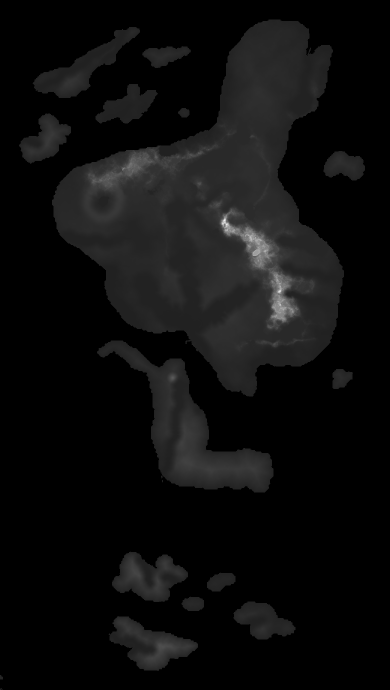
#> input picture morasil/data/Morasil_elevation_data_v5.png, 780 x 1380 px (shown at 1/2 size); its folder holds 8 pictures in this run
$ python render_realistic.py
#> lines starting #> are read from the running program, lines starting #| are printed output that depends on the picture
"""Render a natural-colour ("satellite-style") map of Morasil from the Pass 2 data layers.

Inputs (morasil/data/, all 780x1380, 1/12 degree per px, row 0 = 55N; codes from
notes/globe_build_reference.md section 3 and notes/morasil_pass2.md):
  Morasil_elevation_data_v5.png  16-bit, metres + 1000, 0 = sea
  Morasil_landuse_data_v1.png    land cover after step 7 (0 = sea or lake)
  Morasil_water_data_v2.png      bit flags: 1 river, 2 seasonal river, 4 waterfall, 8 gorge, 16 lake
  Morasil_snow_data_v2.png       1 seasonal mountain, 2 permanent, 3 glacier tongue, 4 winter lowland
  Morasil_coast_data_v2.png      coast type on shore cells, 10 fjord, 20 fringing reef (sea cells)
"""
import numpy as np
from PIL import Image
from pathlib import Path

HERE = Path(__file__).parent
DATA = HERE / "data"
SCALE = 2  # output pixels per data pixel

# Natural ground colour per class of C1_climate_combined (v2, Oct 23, step 7 land use).
CLASS_RGB = {
    1: (26, 70, 34),     # jungle (tropical rainforest)
    2: (52, 84, 40),     # seasonal tropical forest
    3: (150, 140, 82),   # savanna
    4: (116, 128, 66),   # grassland
    5: (170, 156, 104),  # steppe (dry grassland)
    6: (214, 184, 136),  # hot desert
    7: (228, 224, 212),  # salt flats
    8: (126, 118, 76),   # scrubland (Mediterranean)
    9: (172, 150, 104),  # dry scrub
    10: (54, 78, 42),    # temperate forest
    11: (34, 64, 40),    # temperate rainforest
    12: (100, 98, 76),   # moorland
    13: (40, 76, 50),    # cloud forest
    14: (140, 140, 80),  # farmland
    15: (36, 60, 42),    # mangroves
    16: (196, 180, 148), # coastal fog desert
    18: (70, 88, 62),    # marsh / swamp
}
FARMLAND = 14
LAKE = np.array([38, 78, 120], float)
RIVER = np.array([44, 86, 130], float)
SEASONAL = np.array([150, 150, 130], float)
DEEP = np.array([12, 32, 66], float)
SHALLOW = np.array([34, 92, 128], float)
REEF = np.array([70, 170, 168], float)
LAGOON = np.array([52, 140, 150], float)
FJORD = np.array([22, 52, 88], float)
CONIFER = np.array([34, 58, 42], float)  # temperate forest on the arm tip, 48N and up

# Shore colour by coast code (land side); None leaves the ground as it is.
SHORE_RGB = {
    1: (96, 82, 66),     # cliffs and rocky headlands
    2: (128, 116, 98),   # rocky shore, coves, pocket beaches
    3: (222, 204, 160),  # dry-coast beaches and dunes
    4: (234, 224, 192),  # tropical beaches and lagoons
    5: (196, 186, 152),  # temperate beaches, dunes, salt marsh
    7: (96, 98, 70),     # delta and mangroves (mudflats)
    8: (120, 116, 88),   # estuary
}


def load(name, dtype=float):
#> called with name = 'Morasil_elevation_data_v5.png'
    return np.array(Image.open(DATA / name)).astype(dtype)


def up(a, resample):
    img = Image.fromarray(a.astype(np.float32), mode="F")
    w, h = img.size
    return np.array(img.resize((w * SCALE, h * SCALE), resample))


def blur(a, r):
    """Separable Gaussian blur (Pillow can't blur float images)."""
    n = int(3 * r) + 1
    k = np.exp(-0.5 * (np.arange(-n, n + 1) / r) ** 2)
    k /= k.sum()
    p = np.pad(a.astype(float), n, mode="edge")
    p = sum(k[i] * p[i:i + p.shape[0] - 2 * n] for i in range(2 * n + 1))
    return sum(k[i] * p[:, i:i + p.shape[1] - 2 * n] for i in range(2 * n + 1))


def coast_distance(land, steps=40):
    """Pixels from the nearest land, capped at `steps` (simple repeated dilation)."""
    dist = np.full(land.shape, steps, float)
    cur = land.copy()
    for i in range(steps):
        dist[cur & (dist == steps)] = i
        n = cur.copy()
        n[1:] |= cur[:-1]; n[:-1] |= cur[1:]
        n[:, 1:] |= cur[:, :-1]; n[:, :-1] |= cur[:, 1:]
        cur = n
    return dist


def lat_of_row(y):
    return 55 - (y + 0.5) / 12


def grow(mask, n):
    """Dilate a boolean mask by n pixels (4-neighbour)."""
    cur = mask.copy()
    for _ in range(n):
        m = cur.copy()
        m[1:] |= cur[:-1]; m[:-1] |= cur[1:]
        m[:, 1:] |= cur[:, :-1]; m[:, :-1] |= cur[:, 1:]
        cur = m
    return cur


def main():
    elev = load("Morasil_elevation_data_v5.png") - 1000
    cls = load("Morasil_landuse_data_v1.png", int)
#> call 2 of load, with name = 'Morasil_landuse_data_v1.png'
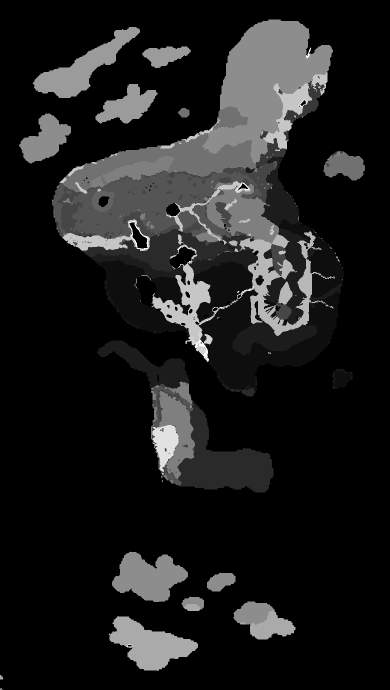
#> input picture morasil/data/Morasil_landuse_data_v1.png, 780 x 1380 px (shown at 1/2 size)
#> in load (call 2), `return np.array(Image.open(DATA / name)).astype(dtype)`:
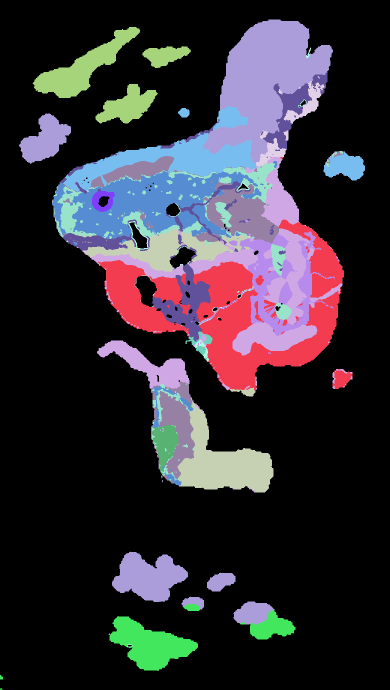
#> returned value: shape (1380, 780) int64 (shown at 1/2 size); 18 distinct labels, from 0 to 18; one colour per label, 0 black
    snow = load("Morasil_snow_data_v2.png", int)
#> call 3 of load, with name = 'Morasil_snow_data_v2.png'
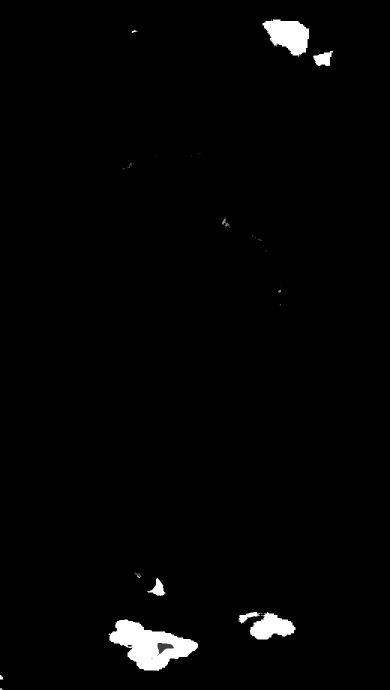
#> input picture morasil/data/Morasil_snow_data_v2.png, 780 x 1380 px (shown at 1/2 size)
#> in load (call 3), `return np.array(Image.open(DATA / name)).astype(dtype)`: returned value: shape (1380, 780) int64; 5 distinct labels, from 0 to 4
    water = load("Morasil_water_data_v2.png", int)
#> call 4 of load, with name = 'Morasil_water_data_v2.png'
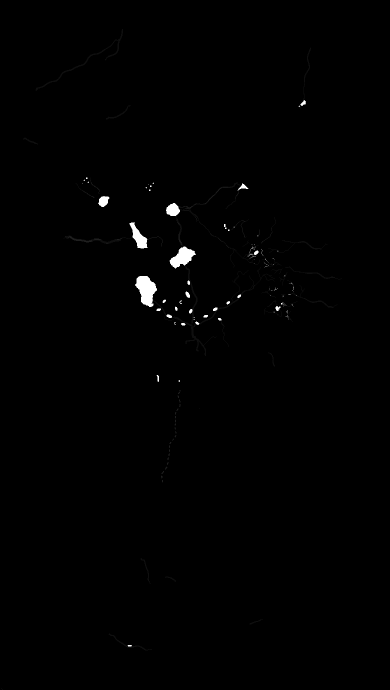
#> input picture morasil/data/Morasil_water_data_v2.png, 780 x 1380 px (shown at 1/2 size)
#> in load (call 4), `return np.array(Image.open(DATA / name)).astype(dtype)`:
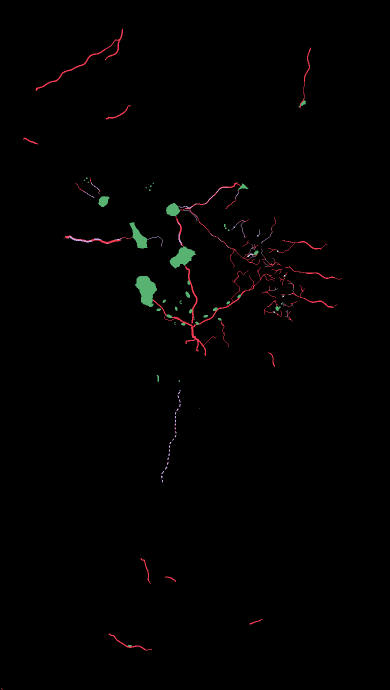
#> returned value: shape (1380, 780) int64 (shown at 1/2 size); 9 distinct labels, from 0 to 16; one colour per label, 0 black
    coast = load("Morasil_coast_data_v2.png", int)

    land = elev > 0
    lake = ((water & 16) > 0) | (land & (cls == 0))
    river = (water & 1) > 0
    seasonal = ((water & 2) > 0) & ~river

    # Ground colour, softened so climate borders blend instead of stepping.
    rgb = np.zeros(elev.shape + (3,))
    for k, c in CLASS_RGB.items():
        rgb[cls == k] = c
    # Arm tip: conifer forest from 48N (same map class as temperate forest).
    lat = lat_of_row(np.arange(elev.shape[0]))[:, None]
    con = (cls == 10) & (lat >= 46.5)
    w = np.clip((lat - 46.5) / 2.5, 0, 1) * con
    rgb = rgb * (1 - w[..., None]) + CONIFER * w[..., None]
    filled = land & ~lake
    for ch in range(3):
        num = blur(rgb[..., ch] * filled, 2.5)
        den = blur(filled.astype(float), 2.5)
        rgb[..., ch] = np.where(den > 0.05, num / np.maximum(den, 1e-6), rgb[..., ch])

    # High ground goes to bare rock, then snow.
    rock = np.clip((elev - 2800) / 1600, 0, 1)[..., None]
    rgb = rgb * (1 - rock) + np.array([118, 106, 92]) * rock
    snow_mix = np.select([snow == 2, snow == 3, snow == 1], [0.95, 0.8, 0.35], 0.0)
    snow_mix = blur(snow_mix, 0.8)[..., None]
    rgb = rgb * (1 - snow_mix) + np.array([236, 240, 244]) * snow_mix

    # Upsample everything to output size.
    E = up(np.where(land, elev, 0), Image.BICUBIC)
    E = blur(E, 1.0)
    RGB = np.stack([up(rgb[..., c], Image.BILINEAR) for c in range(3)], -1)
    L = up(land.astype(float), Image.BILINEAR) > 0.5
    LK = up(lake.astype(float), Image.BILINEAR) > 0.5
    RV = up(river.astype(float), Image.BILINEAR) > 0.35
    SR = up(seasonal.astype(float), Image.BILINEAR) > 0.35
    FJ = up((coast == 10).astype(float), Image.BILINEAR) > 0.4
    CODE = up(coast.astype(float), Image.NEAREST).astype(int)

    # Hillshade, sun from the northwest. Pixel ~4.6 km at SCALE 2.
    px = 9260.0 / SCALE
    gy, gx = np.gradient(E * 14.0 / px)
    az, alt = np.radians(315), np.radians(40)
    slope = np.arctan(np.hypot(gx, gy))
    aspect = np.arctan2(-gx, gy)
    shade = np.sin(alt) * np.cos(slope) + np.cos(alt) * np.sin(slope) * np.cos(az - aspect)
    shade = np.clip(shade / np.sin(alt), 0.35, 1.35)

    # Low-contrast mottling so flat ground doesn't read as poster paint.
    rng = np.random.default_rng(7)
    tex = sum(blur(rng.standard_normal(E.shape), r) * r for r in (1, 3, 8))
    tex = 1 + 0.06 * tex / tex.std()

    # Farmland gets a stronger, finer patchwork than wild ground.
    farm = up((cls == FARMLAND).astype(float), Image.BILINEAR)
    fields = blur(rng.standard_normal(E.shape), 0.7)
    tex = tex * (1 + 0.10 * farm * fields / fields.std())

    out = RGB * (shade * tex)[..., None]

    # Shore strip: the outer ~2 px of land take the coast type's colour.
    sea_px = ~L
    shore = L & grow(sea_px, 2)
    code_near = CODE.copy()
    # Coast codes sit on data cells that may fall just inside the strip; spread them outward.
    for _ in range(3):
        g = code_near.copy()
        for sh in ((1, 0), (-1, 0), (0, 1), (0, -1)):
            r = np.roll(code_near, sh, (0, 1))
            g = np.where((g == 0) | (g >= 10), np.where((r > 0) & (r < 10), r, g), g)
        code_near = g
    for k, c in SHORE_RGB.items():
        m = shore & (code_near == k)
        out[m] = out[m] * 0.35 + np.array(c) * 0.65

    # Ocean: darker with distance from shore.
    d = coast_distance(L, 60)
    t = np.clip(d / 60, 0, 1)[..., None] ** 0.6
    sea = SHALLOW * (1 - t) + DEEP * t
    # Fringing reefs: pale turquoise on reef cells, lagoon water between reef and shore.
    reef = blur(up((coast == 20).astype(float), Image.BILINEAR), 1.2)
    lagoon = blur(grow(up((coast == 20).astype(float), Image.NEAREST) > 0, 3).astype(float), 1.5)
    sea = sea * (1 - 0.6 * lagoon[..., None]) + LAGOON * 0.6 * lagoon[..., None]
    sea = sea * (1 - np.clip(reef * 1.4, 0, 0.8)[..., None]) + REEF * np.clip(reef * 1.4, 0, 0.8)[..., None]
    out = np.where(L[..., None], out, sea)

    out[LK] = LAKE
    out[SR & ~LK] = out[SR & ~LK] * 0.5 + SEASONAL * 0.5
    out[RV & ~LK] = RIVER
    out[FJ & L] = FJORD

    Image.fromarray(np.clip(out, 0, 255).astype(np.uint8)).save(HERE / "Morasil_realistic_draft_v2.png")


if __name__ == "__main__":
#> (the run stopped early here; a loop or call above may not have finished)
